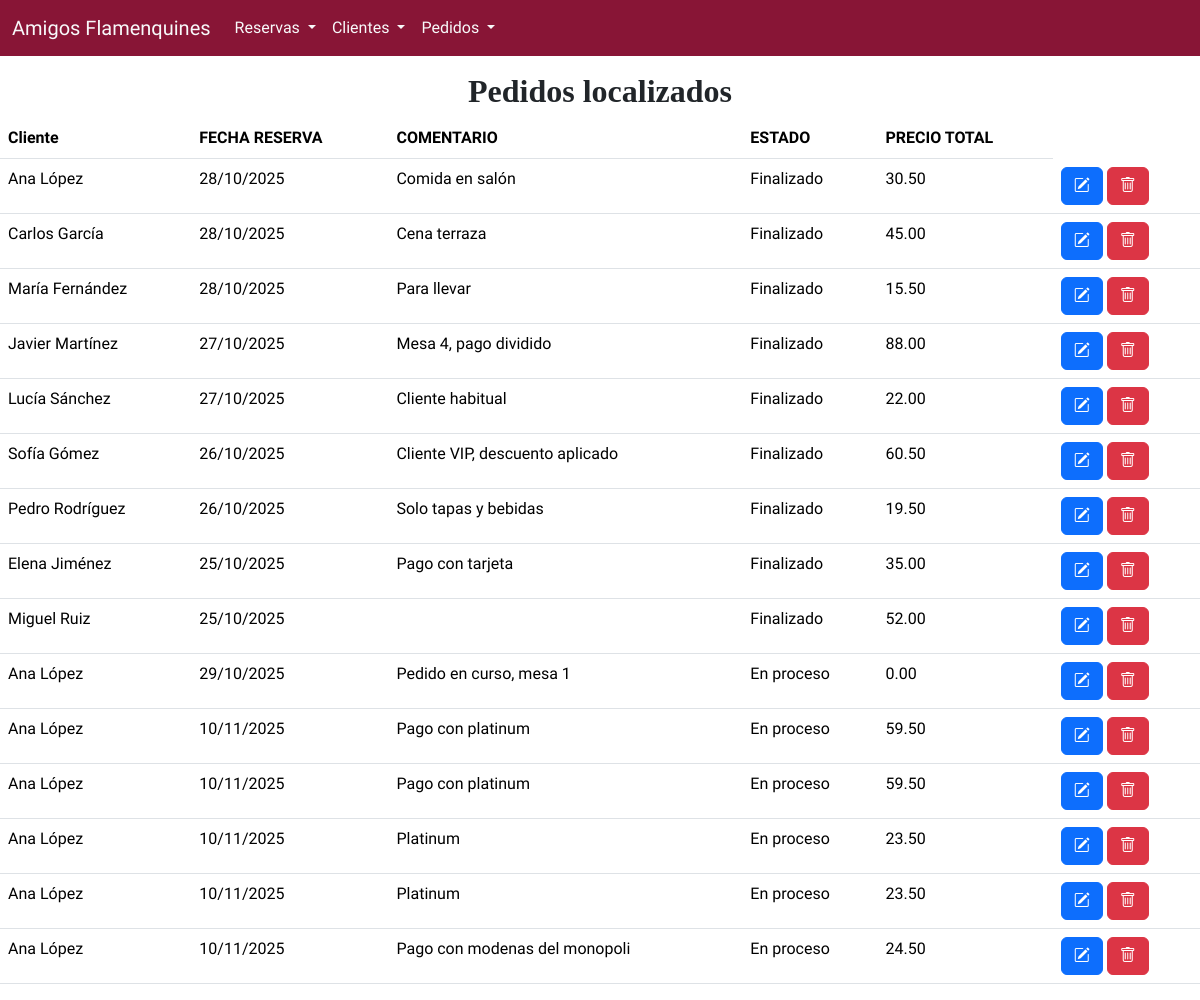
The page /proceso_buscar_pedido.php on the database its author committed.
### tables this page shows
CREATE TABLE `client_order` (
  `id_client_order` int NOT NULL,
  `client_order_date` datetime NOT NULL,
  `total_price` decimal(10,2) NOT NULL,
  `is_completed` tinyint(1) NOT NULL,
  `comment` varchar(100) NOT NULL,
  `id_client` int NOT NULL
);

CREATE TABLE `client` (
  `id_client` int NOT NULL,
  `date_created_account` date NOT NULL,
  `age` int NOT NULL,
  `is_vip` tinyint(1) NOT NULL,
  `name` varchar(50) NOT NULL
);

### proceso_buscar_pedido.php (the view, shortened to what this page needs)
<?php
$conexion = obtenerConexion();
if (isset($_GET['txtNombreCliente'])) {
    $nombre_cliente = $_GET['txtNombreCliente'];
    $sql = "SELECT o.*, c.name FROM client_order o, client c
WHERE o.id_client = c.id_client
AND c.name LIKE '%$nombre_cliente%';";
    $resultado = mysqli_query($conexion, $sql);
    if (mysqli_num_rows($resultado) > 0) {
        $mensaje = "<h2 class='text-center'>Pedidos localizados</h2>";
        $mensaje .= "<table class='table'>";
        $mensaje .= "<thead><tr><th>Cliente</th><th>FECHA RESERVA</th><th>COMENTARIO</th><th>ESTADO</th><th>PRECIO TOTAL</th></tr></thead>";
        $mensaje .= "<tbody>";
        while ($fila = mysqli_fetch_assoc($resultado)) {
            $mensaje .= "<tr>";
            $mensaje .= "<td>" . $fila['name'] . "</td>";
            $fecha_pedido = new DateTime($fila['client_order_date']);
            $mensaje .= "<td>" . $fecha_pedido->format('d/m/Y') . "</td>";
            $mensaje .= "<td>" . $fila['comment'] . "</td>";
            $mensaje .= "<td>" . (($fila['is_completed'] == 0) ? "En proceso" : "Finalizado") . "</td>";
            $mensaje .= "<td>" . $fila['total_price'] . "</td>";
            $mensaje .= "<td><form class='d-inline me-1' action='editar_pedido.php' method='post'>";
            $mensaje .= "<input type='hidden' name='pedido' value='" . htmlspecialchars(json_encode($fila), ENT_QUOTES) . "' />";
            $mensaje .= "<button name='Editar' class='btn btn-primary'><i class='bi bi-pencil-square'></i></button></form>";
            $mensaje .= "<form class='d-inline' action='proceso_borrar_pedido.php' method='post'>";
            $mensaje .= "<input type='hidden' name='id_client_order' value='" . $fila['id_client_order']  . "' />";
            $mensaje .= "<button name='Borrar' class='btn btn-danger'><i class='bi bi-trash'></i></button></form>";
            $mensaje .= "</tr>";
        }
        $mensaje .= "</tbody></table>";
    } else {
        $mensaje = "<h2 class='text-center mt-5'>No hay pedidos con nombre $nombre_cliente</h2>";
        header("refresh:5;url=buscar_pedido.php");
    }
} else {
    $sql = "SELECT o.*, c.name FROM client_order o, client c
            WHERE o.id_client = c.id_client;";
    $resultado = mysqli_query($conexion, $sql);
    $mensaje = "<h2 class='text-center'>Pedidos localizados</h2>";
    $mensaje .= "<table class='table'>";
    $mensaje .= "<thead><tr><th>Cliente</th><th>FECHA RESERVA</th><th>COMENTARIO</th><th>ESTADO</th><th>PRECIO TOTAL</th></tr></thead>";
    $mensaje .= "<tbody>";
        while ($fila = mysqli_fetch_assoc($resultado)) {
            $mensaje .= "<tr>";
            $mensaje .= "<td>" . $fila['name'] . "</td>";
            $fecha_pedido = new DateTime($fila['client_order_date']);
            $mensaje .= "<td>" . $fecha_pedido->format('d/m/Y') . "</td>";
            $mensaje .= "<td>" . $fila['comment'] . "</td>";
            $mensaje .= "<td>" . (($fila['is_completed'] == 0) ? "En proceso" : "Finalizado") . "</td>";
            $mensaje .= "<td>" . $fila['total_price'] . "</td>";
            $mensaje .= "<td><form class='d-inline me-1' action='editar_pedido.php' method='post'>";
            $mensaje .= "<input type='hidden' name='pedido' value='" . htmlspecialchars(json_encode($fila), ENT_QUOTES) . "' />";
            $mensaje .= "<button name='Editar' class='btn btn-primary'><i class='bi bi-pencil-square'></i></button></form>";
            $mensaje .= "<form class='d-inline' action='proceso_borrar_pedido.php' method='post'>";
            $mensaje .= "<input type='hidden' name='id_client_order' value='" . $fila['id_client_order']  . "' />";
            $mensaje .= "<button name='Borrar' class='btn btn-danger'><i class='bi bi-trash'></i></button></form>";
            $mensaje .= "</tr>";
        }
        $mensaje .= "</tbody></table>";
}
echo $mensaje;
?>
</body>
</html>

### rows shown on the page
client_order: id_client.name "Ana López", client_order_date "28/10/2025", comment "Comida en salón", is_completed "Finalizado", total_price "30.50"
client_order: id_client.name "Carlos García", client_order_date "28/10/2025", comment "Cena terraza", is_completed "Finalizado", total_price "45.00"
client_order: id_client.name "María Fernández", client_order_date "28/10/2025", comment "Para llevar", is_completed "Finalizado", total_price "15.50"
client_order: id_client.name "Javier Martínez", client_order_date "27/10/2025", comment "Mesa 4, pago dividido", is_completed "Finalizado", total_price "88.00"
client_order: id_client.name "Lucía Sánchez", client_order_date "27/10/2025", comment "Cliente habitual", is_completed "Finalizado", total_price "22.00"
client_order: id_client.name "Sofía Gómez", client_order_date "26/10/2025", comment "Cliente VIP, descuento aplicado", is_completed "Finalizado", total_price "60.50"
client_order: id_client.name "Pedro Rodríguez", client_order_date "26/10/2025", comment "Solo tapas y bebidas", is_completed "Finalizado", total_price "19.50"
client_order: id_client.name "Elena Jiménez", client_order_date "25/10/2025", comment "Pago con tarjeta", is_completed "Finalizado", total_price "35.00"
client_order: id_client.name "Miguel Ruiz", client_order_date "25/10/2025", is_completed "Finalizado", total_price "52.00"
client_order: id_client.name "Ana López", client_order_date "29/10/2025", comment "Pedido en curso, mesa 1", is_completed "En proceso", total_price "0.00"
client_order: id_client.name "Ana López", client_order_date "10/11/2025", comment "Pago con platinum", is_completed "En proceso", total_price "59.50"
client_order: id_client.name "Ana López", client_order_date "10/11/2025", comment "Pago con platinum", is_completed "En proceso", total_price "59.50"
client_order: id_client.name "Ana López", client_order_date "10/11/2025", comment "Platinum", is_completed "En proceso", total_price "23.50"
client_order: id_client.name "Ana López", client_order_date "10/11/2025", comment "Platinum", is_completed "En proceso", total_price "23.50"
client_order: id_client.name "Ana López", client_order_date "10/11/2025", comment "Pago con modenas del monopoli", is_completed "En proceso", total_price "24.50"
